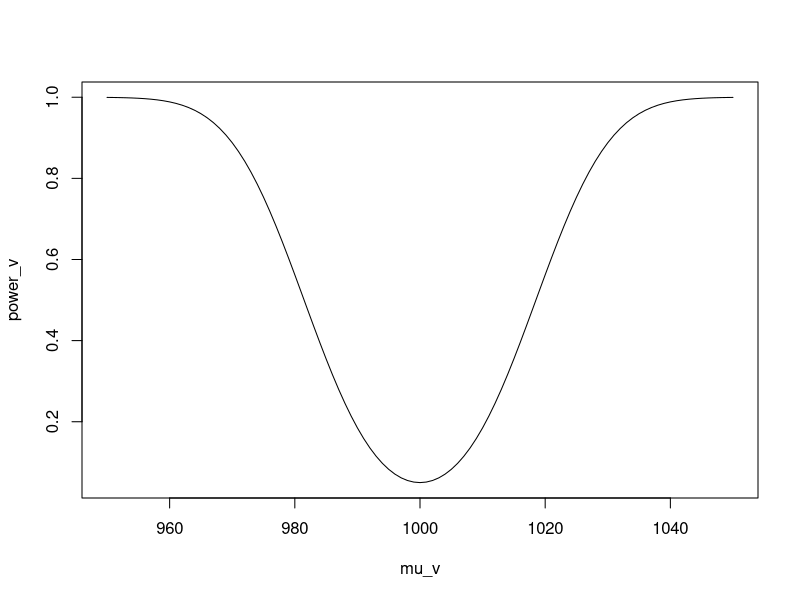
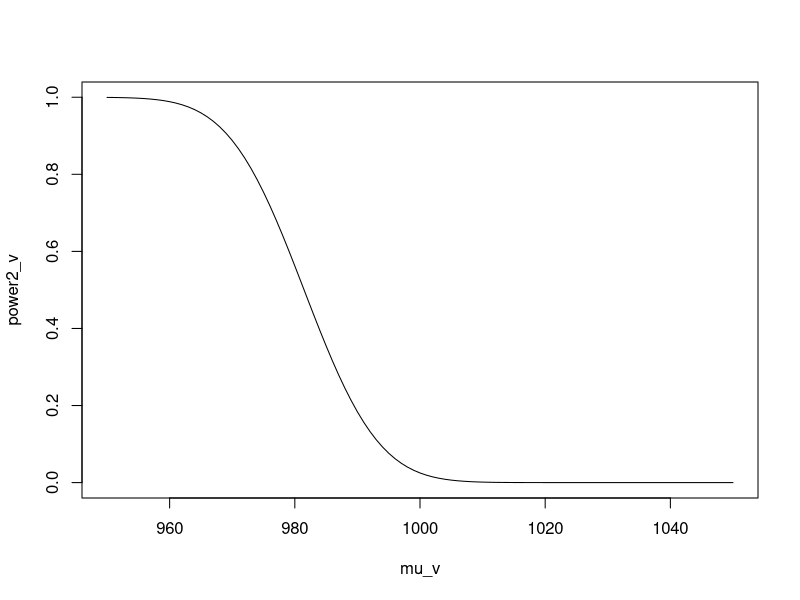

Recreate these plots in R, in order.
## ---- chunk 1
Observed = matrix(c(30,50,20,60),nrow=2,byrow=TRUE)
p_hat = (30+20)/160
Expected = matrix(c(80*p_hat,80*(1-p_hat),80*p_hat,80*(1-p_hat)),nrow=2,byrow=TRUE)
T = sum((Observed - Expected)**2/Expected)
T1 = qchisq(0.95, df = 1)
T2 = qchisq(0.9, df = 1)
c(T, T1, T2)
## ---- chunk 2
X = c(983, 1041, 1026, 1025, 1033, 968, 1028)
mu0 = 1000
sigma = 25
n = length(X)
Z = (mean(X) - mu0)/(sigma/n**0.5)
Z
## ---- chunk 3
Z_cv1 = qnorm(0.975, mean = 0 , sd = 1)
Z_cv1
## ---- chunk 4
Z > Z_cv1
## ---- chunk 5
power = function(mu){
  pnorm(-Z_cv1, mean = (mu-mu0)/(sigma/n**0.5), sd = 1) + pnorm(Z_cv1, mean = (mu-mu0)/(sigma/n**0.5), sd = 1, lower.tail = FALSE)
}
power(980)
## ---- chunk 6
mu_v = seq(950, 1050, 1)
power_v = power(mu_v)
plot(mu_v, power_v, type = 'l')
## ---- chunk 7
power = function(mu){
  X1 = rnorm(1e5, mean = (mu-mu0)/(sigma/n**0.5), sd = 1)
  mean(X1 < -Z_cv1 | X1 > Z_cv1)
}
power(980)
## ---- chunk 8
Z_cv2 = qnorm(0.95, mean = 0 , sd = 1)
Z_cv2
power2 = function(mu){
  pnorm(-Z_cv1, mean = (mu-mu0)/(sigma/n**0.5), sd = 1)
}
power2_v = power2(mu_v)
plot(mu_v, power2_v, type = 'l')
## ---- chunk 9
X = c(983, 1041, 1026, 1025, 1033, 968, 1028)
mu0 = 1000
n = length(X)
t = (mean(X) - mu0)/(sd(X)/n**0.5)
t
## ---- chunk 10
t_cv = qt(0.975, df = n-1)
t_cv
## ---- chunk 11
abs(t) > t_cv
## ---- chunk 12
power = function(mu){
  k = 1e5
  rej = numeric(k)
  for (i in 1:k){
    X1 = rnorm(n, mean = mu, sd = sd(X))
    t1 = (mean(X1) - mu0)/(sd(X1)/n**0.5)
    rej[i] = abs(t1) > t_cv
  }
  mean(rej)
}
power(980)
## ---- chunk 13
x=140
n=250
p0=seq(0.05,0.95,0.001)
z=(x - n*p0)/sqrt(n*p0*(1-p0))
reject=abs(z)>1.96
cbind(p0,z,reject)
## ---- chunk 14
x=140
n=250
p0=seq(0.05,0.95,0.001)
z_cv = pnorm(0.95)
z=(x - n*p0)/sqrt(n*p0*(1-p0))
reject=abs(z)>z_cv
a = cbind(p0,z,reject)
# c(0.534, 0.585)
## ---- chunk 15
X = c(983, 1041, 1026, 1025, 1033, 968, 1028)
mu0 = 950:1050
sigma = 25
n = length(X)
Z = (mean(X) - mu0)/(sigma/n**0.5)
Z_cv = qnorm(0.975)
rej = abs(Z) > Z_cv
test = as.data.frame(cbind(mu0, Z, rej))
test$mu0[test$rej == 0]
